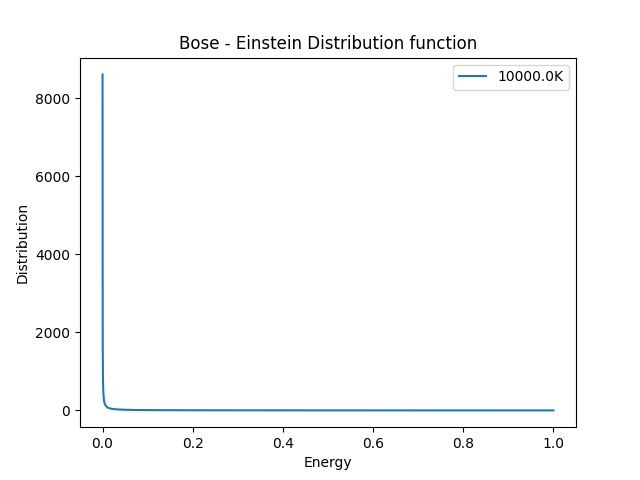

The Python source for this figure:
from matplotlib import pyplot as plt
import numpy as np
from scipy import constants

x = np.linspace(0, 1, 10000)

# Maxwell Boltzman distribution
T = 10000.0
k = constants.k
kev = k/constants.e
y = 1/(np.exp(x/(kev*T))-1)
# Note that even in the OO-style, we use `.pyplot.figure` to create the figure.
fig, ax = plt.subplots()  # Create a figure and an axes.
ax.plot(x, y, label= str(T) + 'K')  # Plot some data on the axes.
# Plot more data on the axes...
ax.set_xlabel("Energy")  # Add an x-label to the axes.
ax.set_ylabel("Distribution")  # Add a y-label to the axes.
ax.set_title("Bose - Einstein Distribution function")  # Add a title to the axes.
ax.legend()  # Add a legend.
plt.show()
